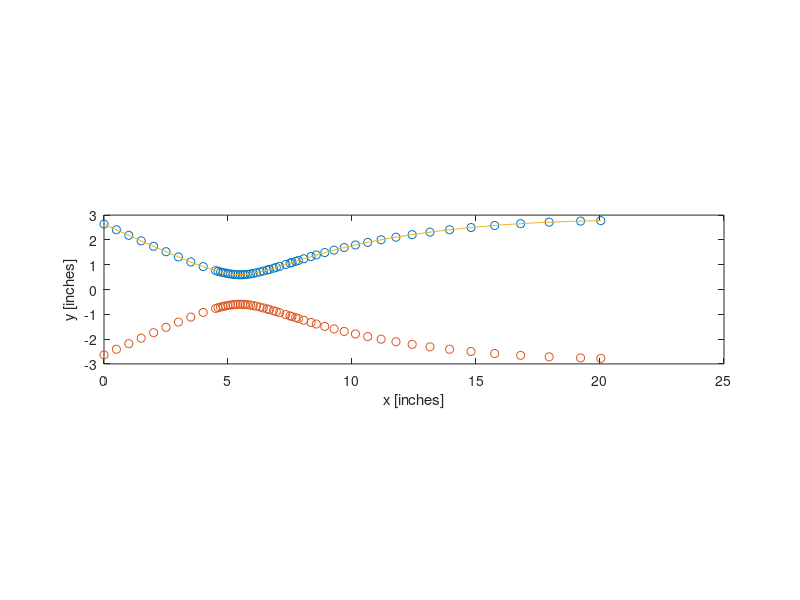

This chart was generated by the following MATLAB code:
clc;
clear;
close all;

%% Define Points

x=[0,.5,1,1.5,2,2.5,3,3.5,4,4.5,4.6,4.7,4.8,4.9,5,5.1,5.2,...
    5.3,5.4,5.5,5.5957,5.6823,5.7812,5.9096,6.0159,...
    6.1438,6.2892,6.4219,6.5755,6.6636,6.8324,6.9493,7.0804,...
    7.3283,7.5008,7.5807,7.7265,7.8414,8.0561,8.3488,8.5615,...
    8.9019,9.2759,9.6865,10.1373,10.6322,11.1753,11.7716,...
    12.4262,13.1447,13.9339,14.8006,15.7529,16.7996,17.9504,...
    19.2166,20.0316];

y=[2.636,2.4097,2.1848,1.9618,1.7414,1.5248,1.3138,1.1117,...
    0.9241,0.7616,0.7336,0.7075,0.6835,0.6619,0.6428,...
    0.6265,0.6131,0.6029,0.5960,0.5924,0.5962,0.6033,...
    0.6122,0.6289,0.6478,0.6747,0.7085,0.7434,0.7836,0.8082,...
    0.8574,0.8924,0.9330,1.0104,1.0645,1.0897,1.1357,...
    1.1719,1.2395,1.3294,1.3928,1.4897,1.5893,1.6911,1.7946,...
    1.8992,2.0042,2.1088,2.2119,2.3123,2.4086,2.4992,...
    2.5819,2.6545,2.7142,2.7577,2.7759];

% Plot
plot(x,y, 'o')
axis('equal')
axis([0,25,-3,3])
hold on
plot(x,-y, 'o')
a=2*y;
% scatter(x,y)
% scatter(x,-y)
xlabel('x [inches]')
ylabel('y [inches]')

%% Generate Spline

Area = 2.*y;
curve = spline(x./min(Area), Area./min(Area));

xEnd = x(end)./min(Area);
xx = linspace(0,xEnd);
yy = ppval(curve,xx);

hold on; plot(xx.*min(Area), 0.5.*yy.*min(Area));

func = @(xval) ppval(curve, xval);

options = optimset('TolX', 1e-10);
xThroat = fminbnd(func, 0, xEnd, options);

save('mcCabe_nozzle.mat', 'curve', 'xThroat', 'xEnd');